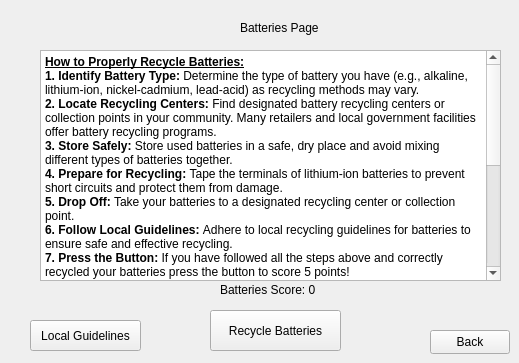
    <widget class="QWidget" name="pageBatteries">
     <widget class="QLabel" name="labelBatteries_2">
      <property name="geometry">
       <rect>
        <x>240</x>
        <y>20</y>
        <width>91</width>
        <height>16</height>
       </rect>
      </property>
      <property name="text">
       <string>Batteries Page</string>
      </property>
     </widget>
     <widget class="QPushButton" name="pbtnBack_6">
      <property name="geometry">
       <rect>
        <x>430</x>
        <y>330</y>
        <width>80</width>
        <height>24</height>
       </rect>
      </property>
      <property name="text">
       <string>Back</string>
      </property>
     </widget>
     <widget class="QToolButton" name="tbtnRecycleBatt">
      <property name="geometry">
       <rect>
        <x>210</x>
        <y>310</y>
        <width>131</width>
        <height>41</height>
       </rect>
      </property>
      <property name="text">
       <string>Recycle Batteries</string>
      </property>
     </widget>
     <widget class="QLabel" name="labelBattScore">
      <property name="geometry">
       <rect>
        <x>220</x>
        <y>280</y>
        <width>121</width>
        <height>20</height>
       </rect>
      </property>
      <property name="text">
       <string>Batteries Score: 0</string>
      </property>
     </widget>
     <widget class="QTextBrowser" name="txtBatteries">
      <property name="geometry">
       <rect>
        <x>40</x>
        <y>50</y>
        <width>461</width>
        <height>231</height>
       </rect>
      </property>
      <property name="html">
       <string>&lt;!DOCTYPE HTML PUBLIC &quot;-//W3C//DTD HTML 4.0//EN&quot; &quot;http://www.w3.org/TR/REC-html40/strict.dtd&quot;&gt;
&lt;html&gt;&lt;head&gt;&lt;meta name=&quot;qrichtext&quot; content=&quot;1&quot; /&gt;&lt;meta charset=&quot;utf-8&quot; /&gt;&lt;style type=&quot;text/css&quot;&gt;
p, li { white-space: pre-wrap; }
hr { height: 1px; border-width: 0; }
li.unchecked::marker { content: &quot;\2610&quot;; }
li.checked::marker { content: &quot;\2612&quot;; }
&lt;/style&gt;&lt;/head&gt;&lt;body style=&quot; font-family:'Segoe UI'; font-size:9pt; font-weight:700; font-style:normal;&quot;&gt;
&lt;p style=&quot; margin-top:0px; margin-bottom:0px; margin-left:0px; margin-right:0px; -qt-block-indent:0; text-indent:0px;&quot;&gt;&lt;span style=&quot; text-decoration: underline;&quot;&gt;How to Properly Recycle Batteries:&lt;/span&gt;&lt;/p&gt;
&lt;p style=&quot; margin-top:0px; margin-bottom:0px; margin-left:0px; margin-right:0px; -qt-block-indent:0; text-indent:0px;&quot;&gt;1. Identify Battery Type:&lt;span style=&quot; font-weight:400;&quot;&gt; Determine the type of battery you have (e.g., alkaline, lithium-ion, nickel-cadmium, lead-acid) as recycling methods may vary.&lt;/span&gt;&lt;/p&gt;
&lt;p style=&quot; margin-top:0px; margin-bottom:0px; margin-left:0px; margin-right:0px; -qt-block-indent:0; text-indent:0px;&quot;&gt;2. Locate Recycling Centers:&lt;span style=&quot; font-weight:400;&quot;&gt; Find designated battery recycling centers or collection points in your community. Many retailers and local government facilities offer battery recycling programs.&lt;/span&gt;&lt;/p&gt;
&lt;p style=&quot; margin-top:0px; margin-bottom:0px; margin-left:0px; margin-right:0px; -qt-block-indent:0; text-indent:0px;&quot;&gt;3. Store Safely: &lt;span style=&quot; font-weight:400;&quot;&gt;Store used batteries in a safe, dry place and avoid mixing different types of batteries together.&lt;/span&gt;&lt;/p&gt;
&lt;p style=&quot; margin-top:0px; margin-bottom:0px; margin-left:0px; margin-right:0px; -qt-block-indent:0; text-indent:0px;&quot;&gt;4. Prepare for Recycling: &lt;span style=&quot; font-weight:400;&quot;&gt;Tape the terminals of lithium-ion batteries to prevent short circuits and protect them from damage.&lt;/span&gt;&lt;/p&gt;
&lt;p style=&quot; margin-top:0px; margin-bottom:0px; margin-left:0px; margin-right:0px; -qt-block-indent:0; text-indent:0px;&quot;&gt;5. Drop Off:&lt;span style=&quot; font-weight:400;&quot;&gt; Take your batteries to a designated recycling center or collection point.&lt;/span&gt;&lt;/p&gt;
&lt;p style=&quot; margin-top:0px; margin-bottom:0px; margin-left:0px; margin-right:0px; -qt-block-indent:0; text-indent:0px;&quot;&gt;6. Follow Local Guidelines: &lt;span style=&quot; font-weight:400;&quot;&gt;Adhere to local recycling guidelines for batteries to ensure safe and effective recycling.&lt;/span&gt;&lt;/p&gt;
&lt;p style=&quot; margin-top:0px; margin-bottom:0px; margin-left:0px; margin-right:0px; -qt-block-indent:0; text-indent:0px;&quot;&gt;7. Press the Button: &lt;span style=&quot; font-weight:400;&quot;&gt;If you have followed all the steps above and correctly recycled your batteries press the button to score 5 points! &lt;/span&gt;&lt;/p&gt;
&lt;p style=&quot;-qt-paragraph-type:empty; margin-top:0px; margin-bottom:0px; margin-left:0px; margin-right:0px; -qt-block-indent:0; text-indent:0px; font-weight:400;&quot;&gt;&lt;br /&gt;&lt;/p&gt;
&lt;p style=&quot; margin-top:0px; margin-bottom:0px; margin-left:0px; margin-right:0px; -qt-block-indent:0; text-indent:0px;&quot;&gt;&lt;span style=&quot; text-decoration: underline;&quot;&gt;Why Should You Recycle Batteries?&lt;/span&gt;&lt;/p&gt;
&lt;p style=&quot; margin-top:0px; margin-bottom:0px; margin-left:0px; margin-right:0px; -qt-block-indent:0; text-indent:0px;&quot;&gt;- Resource Recovery: &lt;span style=&quot; font-weight:400;&quot;&gt;Batteries contain valuable materials, such as metals and minerals, that can be recovered and reused.&lt;/span&gt;&lt;/p&gt;
&lt;p style=&quot; margin-top:0px; margin-bottom:0px; margin-left:0px; margin-right:0px; -qt-block-indent:0; text-indent:0px;&quot;&gt;- Environmental Protection:&lt;span style=&quot; font-weight:400;&quot;&gt; Prevents hazardous substances, like lead, mercury, and cadmium, from contaminating soil and water.&lt;/span&gt;&lt;/p&gt;
&lt;p style=&quot; margin-top:0px; margin-bottom:0px; margin-left:0px; margin-right:0px; -qt-block-indent:0; text-indent:0px;&quot;&gt;- Waste Reduction:&lt;span style=&quot; font-weight:400;&quot;&gt; Reduces the number of batteries that end up in landfills, where they can take a long time to decompose and may release harmful chemicals.&lt;/span&gt;&lt;/p&gt;
&lt;p style=&quot; margin-top:0px; margin-bottom:0px; margin-left:0px; margin-right:0px; -qt-block-indent:0; text-indent:0px;&quot;&gt;- Energy Conservation:&lt;span style=&quot; font-weight:400;&quot;&gt; Saves energy by reducing the need to mine and process new raw materials.&lt;/span&gt;&lt;/p&gt;
&lt;p style=&quot; margin-top:0px; margin-bottom:0px; margin-left:0px; margin-right:0px; -qt-block-indent:0; text-indent:0px;&quot;&gt;- Economic Benefits: &lt;span style=&quot; font-weight:400;&quot;&gt;Supports the recycling industry and creates jobs.&lt;/span&gt;&lt;/p&gt;
&lt;p style=&quot;-qt-paragraph-type:empty; margin-top:0px; margin-bottom:0px; margin-left:0px; margin-right:0px; -qt-block-indent:0; text-indent:0px; font-weight:400;&quot;&gt;&lt;br /&gt;&lt;/p&gt;
&lt;p style=&quot; margin-top:0px; margin-bottom:0px; margin-left:0px; margin-right:0px; -qt-block-indent:0; text-indent:0px;&quot;&gt;&lt;span style=&quot; font-weight:400;&quot;&gt;By properly recycling batteries, we help protect the environment and conserve valuable resources. 🌍♻️&lt;/span&gt;&lt;/p&gt;&lt;/body&gt;&lt;/html&gt;</string>
      </property>
     </widget>
     <widget class="QPushButton" name="pbtnLink_6">
      <property name="geometry">
       <rect>
        <x>30</x>
        <y>320</y>
        <width>111</width>
        <height>31</height>
       </rect>
      </property>
      <property name="text">
       <string>Local Guidelines</string>
      </property>
     </widget>
    </widget>
